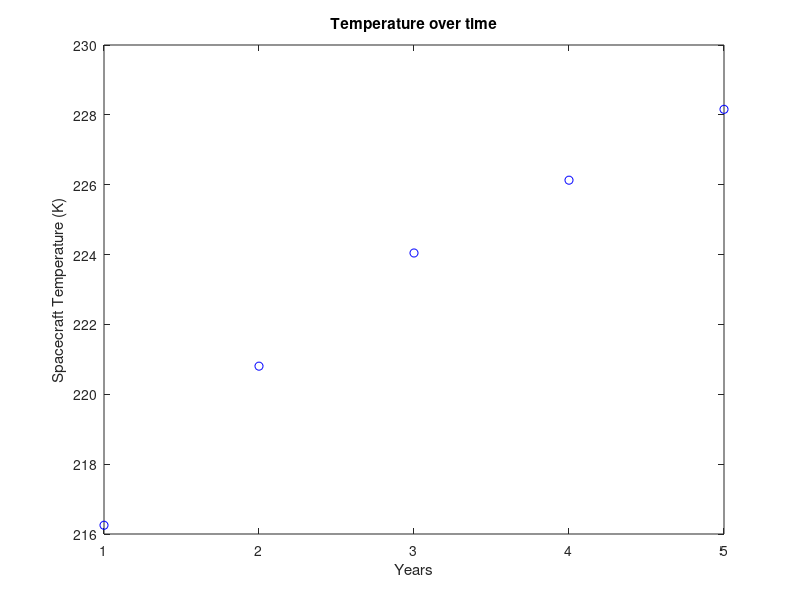

Reproduce this figure in MATLAB.
%% Final Question 1
% Liam Hood
clear; close all; clc;

% Given
abs = .40 ;
emit = .75 ;
nsa = 3.7 ; % surface area of surface normal to solar flux
tsa = 25 ; % total surface area

% changes
cum_d = [ .06 , .10 , .13 , .15 , .17 ] ; % cumulative change 
rabs = abs + cum_d ; % absorption factor
sbc = 5.67e-8 ; % stefan-boltzman constant
Se = 1366 ; 

qsab = rabs .* Se .* nsa ; % heat absorbed
T = ( qsab ./ ( emit * sbc * tsa ) ).^(1/4) ; % Temp of s/c

figure
plot( 1:length(T) , T , 'ob')
title( 'Temperature over time' )
xlabel( 'Years' )
ylabel( 'Spacecraft Temperature (K)' )

disp( 'The spacecraft increases in temperature as the absorption increases' )
disp( 'because the emittance stays the same. This means more thermal energy' )
disp( 'is entering the s/c while the energy leaving remains the same.')

